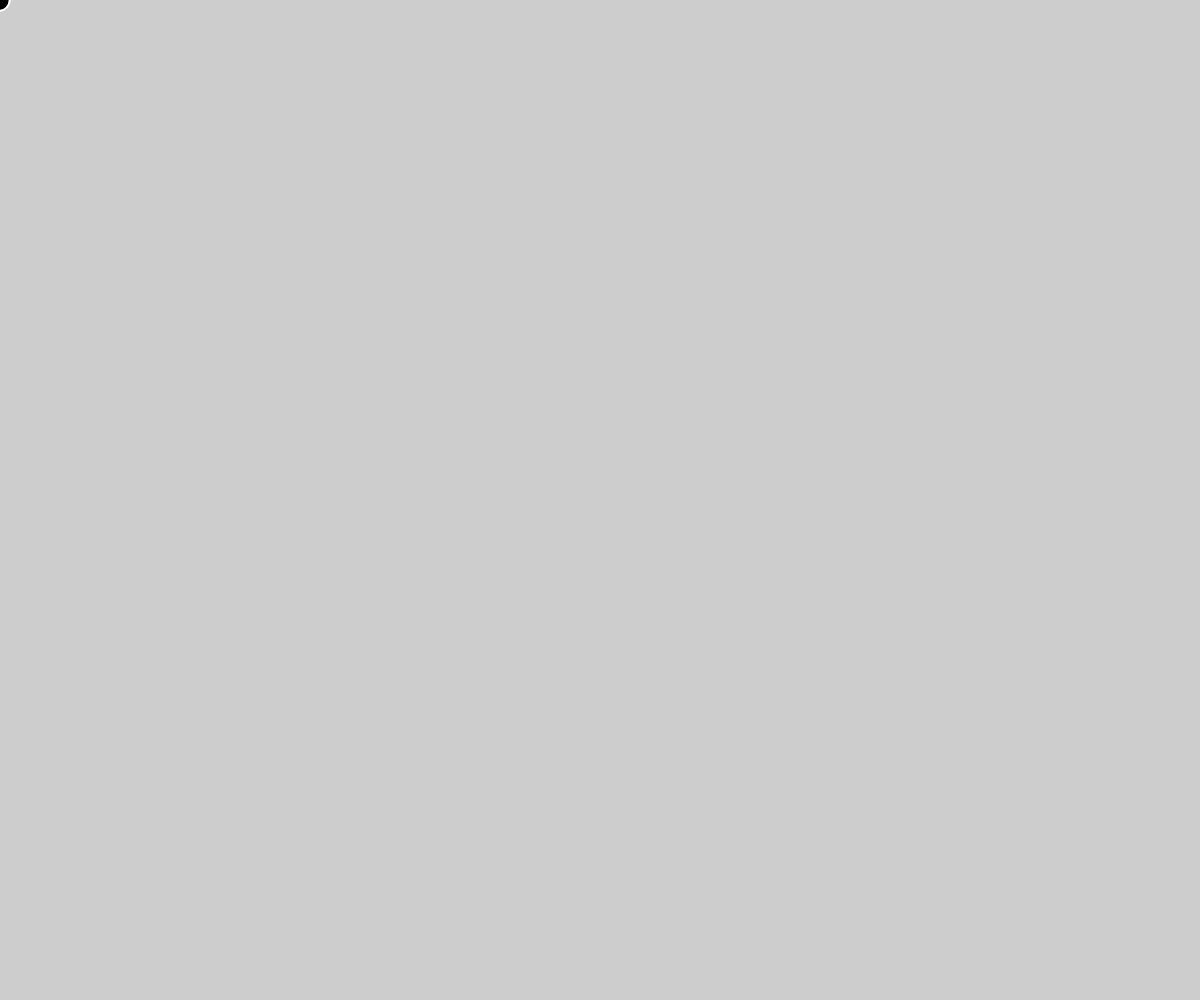
Frame 1 (no input)
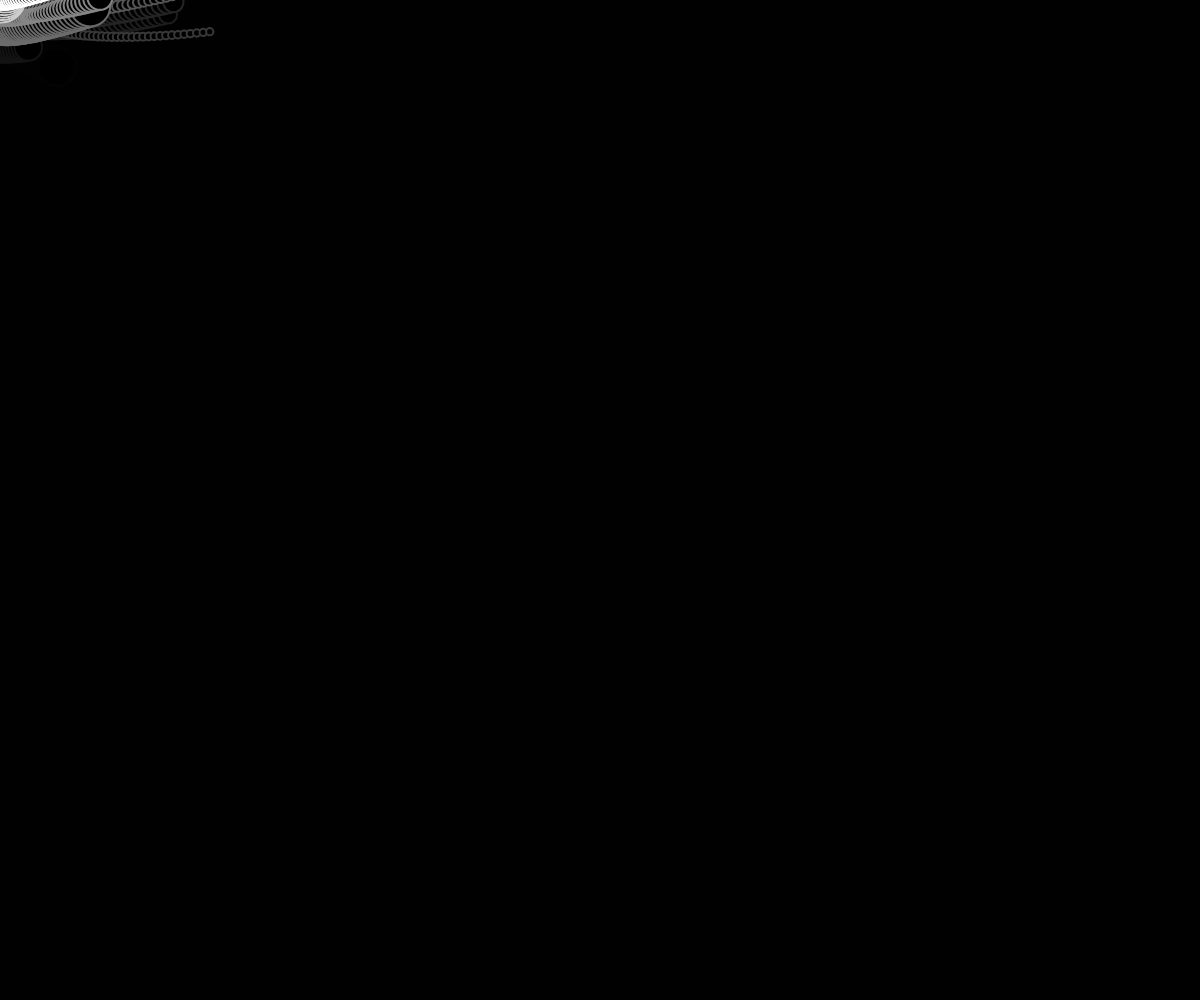
Frame 60 (no input)
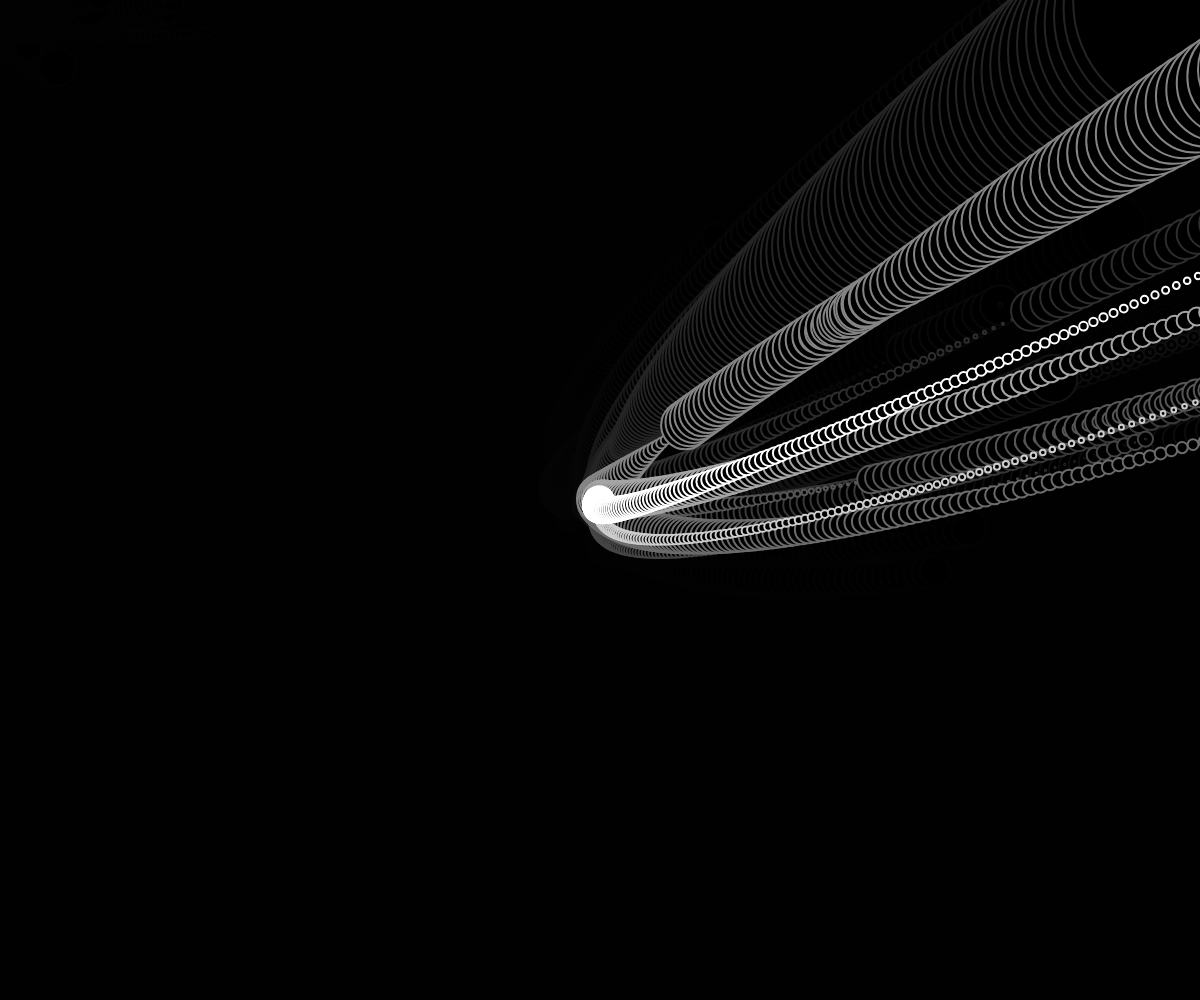
Frame 120 (the mouse pressed at the canvas centre since frame 60)

The p5.js sketch that drew these frames (run headless with seeded random() and noise() and a simulated clock; from frame 60 on, the mouse is pressed at the canvas centre):

// p5.js sketch
// ── sketch.js
let sistema = [];

function setup() {
  createCanvas(windowWidth, windowHeight);
  angleMode(DEGREES);
  // PARA DECLARAR LAS CIRCUFERENCIA EN GRADOS Y NO RADIANES
  p = new Particula();
}

function draw() {
  background(0, 50);
  fill(0);
  // noFill();
  stroke(255);
  // stroke(255, 20);
  strokeWeight(2);
  // tamaño del contorno de la linea -trazo
  //  fill(0);
  // // noFill();
  // stroke(255);
  // // stroke(255, 20);
  // strokeWeight(2);
  // // circle(mouseX, mouseY, 20);
  // if (!p.estamuerta) {
  //   // el signo de admiracion dentro de una variable boleana (verdadero o falso), hace una pregunta negativa
  //   p.update();
  //   p.display();
  //   // p ya es un objeto construido por los blue prints.
  // }

  // creamos un sistema para el arrai[], cada segundo creo una nueva particula
  let p = new Particula();
  // agrego estos elementos al arrai
  sistema.push(p);

  // asemos que estos se repitan
  // i menor que la cantidad del sistema
  for (let i = 0; i < sistema.length; i++) {
    // me pregunta si la particula esta muertam con if ya que es voleano
    if (sistema[i].estamuerta) {
      // eliminamos a las particulas que van muriendo, haciendo que la paicula se mantengan en un limite de numero
      // splice me permite elminar un elemento del arrai, las particulas muertas, en nuestro caso eliminamos los elemento i que mueres
      sistema.splice(i);
      // si alguna muere la eliminamos del arrai
    }
  }

  // otro for loop para visualizar las particulas vivas
  for (let i = 0; i < sistema.length; i++) {
    if (!p.estamuerta) {
      // el signo de admiracion dentro de una variable boleana (verdadero o falso), hace una pregunta negativa
      p.update();
      p.display();
      // p ya es un objeto construido por los blue prints.
      print("esta muerta");
    }
  }
}

// matematica de vectores
// un ente gemetrico con dos componente. trayectoria determinada por un angulo. Magnitud, que tan grande es el vector.

// PUSH PARA COLOCAR NUEVOS ELEMENTOS EN E ARRAI

// ── Particula.js
class Particula {
  constructor() {
    this.tamanoInicial = random(10, 50);
    this.tamano = this.tamanoInicial;
    this.estaMuerta = false;
    this.tiempoDeVidaInicial = Math.ceil(random(10, 300));
    this.tiempoDeVida = this.tiempoDeVidaInicial;
    // Math.cell = para tener numeros enteros

    this.pos = createVector(mouseX, mouseY);

    this.vel = createVector(0, random(1, 3));
    this.vel.rotate(random(360));

    this.g = createVector(0.1, -0.05);
    this.color = color(random(100, 200), 255, 0, 50);

    // loa angulos en p5 utilizan radianes
  }

  // Metodo ___ method update
  // funciones inernas de la clase se llaman metodos
  update() {
    // se calcula primero la gravedad
    this.vel.add(this.g);
    this.pos.add(this.vel);
    //   actualiza la posicion de la pelota, de manera aleatoria

    // cada ves que se ejecute update desde el draw se le va a mermar un punto de dibujo
    this.tamano = map(
      this.tiempoDeVida,
      0,
      this.tiempoDeVidaInicial,
      0,
      this.tamanoInicial
    );

    this.tiempoDeVida -= 1;

    if (this.tiempoDeVida <= 0) {
      this.estaMuerta = true;
      print("ups, me morí!");
      circle(this.pos.x, this.pos.y, this.tamanoInicial);
    }
  }

  display() {
    circle(this.pos.x, this.pos.y, this.tamano);
  }
}
